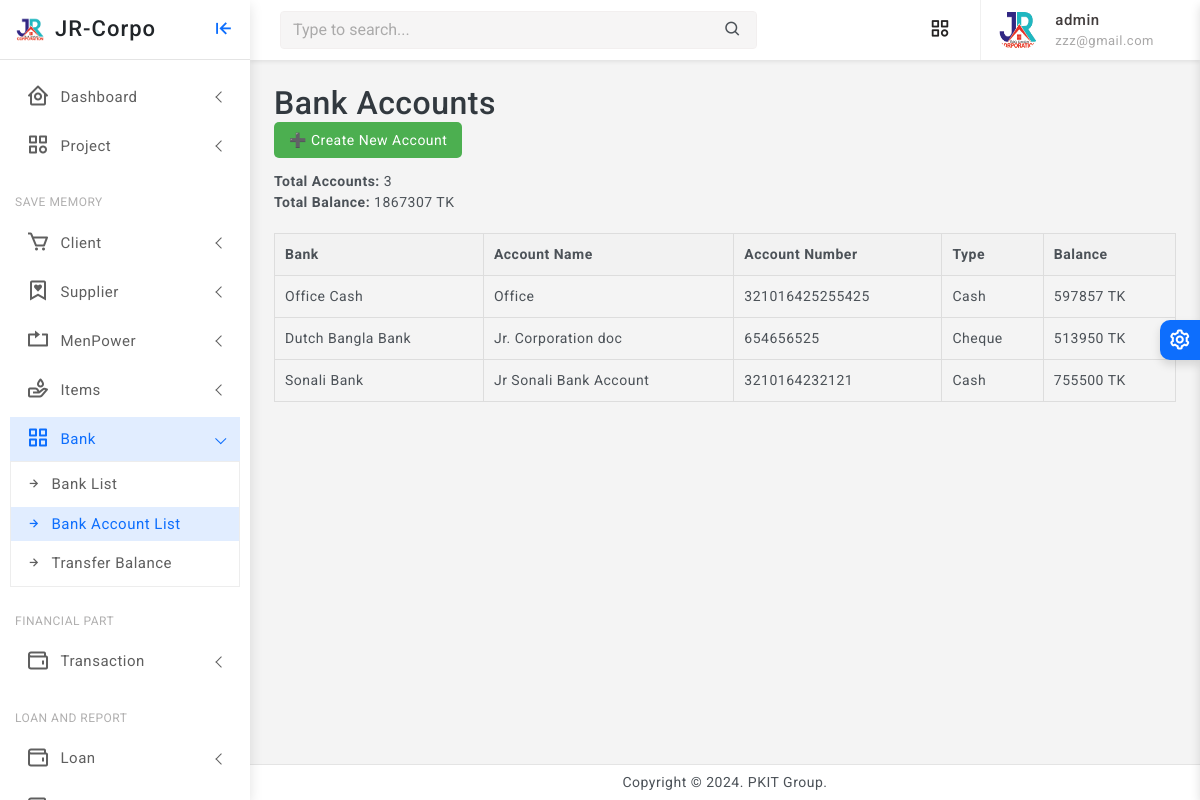
The app's page /bank/account/list/ (signed in), older data.
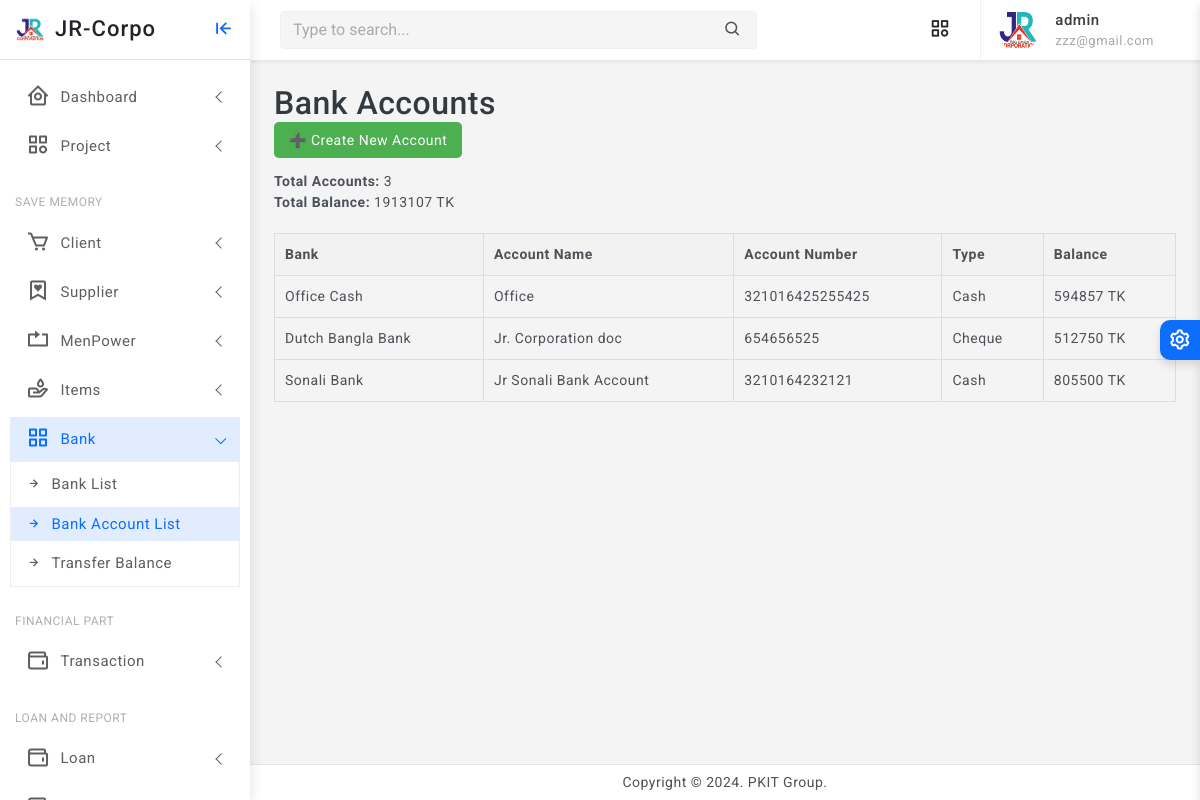
The same page, newer data.
### finance/models.py (models this page shows, shortened)
class BankAccount(models.Model):
    ACCOUNT_TYPES = [
        ('CASH', 'Cash'),
        ('BANK', 'Bank Deposit'),
        ('MOBILE', 'Bkash / Nogod / Rocket'),
        ('CHEQUE', 'Cheque'),
    ]
    bank = models.ForeignKey(Bank, on_delete=models.SET_NULL, null=True, blank=True, help_text="Select bank name")
    account_name = models.CharField(max_length=100, help_text="Account holder's name")
    account_number = models.CharField(max_length=50, unique=True)
    account_type = models.CharField(max_length=10, choices=ACCOUNT_TYPES, default='SAVINGS')
    balance = models.PositiveIntegerField(default=0)
    created_at = models.DateTimeField(auto_now_add=True)
    class Meta:
        verbose_name = "Bank Account"
        verbose_name_plural = "Bank Accounts"

class Bank(models.Model):
    name = models.CharField(max_length=100)

### finance/views.py (the view)
# urls.py: path('bank/account/list/', views.bank_accounts_list, name='bank_account_list'),
@staff_required
def bank_accounts_list(request):
    accounts = BankAccount.objects.all()
    total_balance = sum(account.balance for account in accounts)
    total_accounts = accounts.count()
    return render(request, 'bank/bank_account_list.html', {
        'accounts': accounts,
        'total_balance': total_balance,
        'total_accounts': total_accounts
    })

### finance/views.py (called while the page is built)
def staff_required(view_func):
    return user_passes_test(lambda u: u.is_authenticated and u.is_staff)(view_func)

### finance/templates/bank/bank_account_list.html (shortened to what this page needs)
{% extends 'partials/base0.html' %}
{% load static %}
{% block content %}
<h2>Bank Accounts</h2>
<div style="margin-bottom: 20px;">
    <a href="{% url 'bank_account_create' %}" style="background-color: #4CAF50; color: white; padding: 10px 15px; text-decoration: none; border-radius: 5px;">➕ Create New Account</a>
</div>
<div style="margin-bottom: 20px;">
    <strong>Total Accounts:</strong> {{ total_accounts }}<br>
    <strong>Total Balance:</strong> {{ total_balance }} TK
</div>
<table style="width: 100%; border-collapse: collapse; margin-bottom: 20px;">
    <thead>
        <tr style="background-color: #f2f2f2;">
            <th style="padding: 10px; border: 1px solid #ddd;">Bank</th>
            <th style="padding: 10px; border: 1px solid #ddd;">Account Name</th>
            <th style="padding: 10px; border: 1px solid #ddd;">Account Number</th>
            <th style="padding: 10px; border: 1px solid #ddd;">Type</th>
            <th style="padding: 10px; border: 1px solid #ddd;">Balance</th>
        </tr>
    </thead>
    <tbody>
        {% for account in accounts %}
        <tr>
            <td style="padding: 10px; border: 1px solid #ddd;">{{ account.bank.name }}</td>
            <td style="padding: 10px; border: 1px solid #ddd;">{{ account.account_name }}</td>
            <td style="padding: 10px; border: 1px solid #ddd;">{{ account.account_number }}</td>
            <td style="padding: 10px; border: 1px solid #ddd;">{{ account.get_account_type_display }}</td>
            <td style="padding: 10px; border: 1px solid #ddd;">{{ account.balance }} TK</td>
        </tr>
        {% empty %}
        <tr>
            <td colspan="6" style="padding: 10px; text-align: center;">No bank accounts found.</td>
        </tr>
        {% endfor %}
    </tbody>
</table>
{% endblock %}

Row changes from the older to the newer data that the page shows:
changed BankAccount "Office": balance "597857" → "594857"
changed BankAccount "Jr. Corporation doc": balance "513950" → "512750"
changed BankAccount "Jr Sonali Bank Account": balance "755500" → "805500"
Text that changed along with them:
{{ total_balance }}: "1867307" → "1913107"
